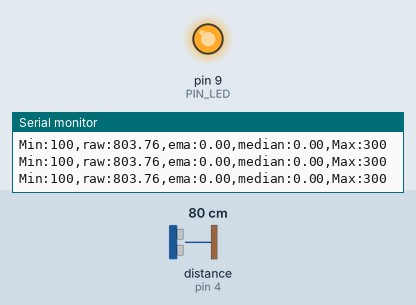
This sketch was run on a simulated Arduino Uno, built with avr-gcc and run on an emulated ATmega328P. On the bench: output pins drawn as LEDs (lit = HIGH), the last lines printed to the serial monitor. Wiring (inferred from the names in the program): ultrasonic range finder: trigger pin 12; echo pin 4. The test bench sets the inputs (shaded band); at power-on: distance to the obstacle (sensor on pin 4) 80 cm. The echo pulse lasts 58.3 µs per cm; pins used as bus, display or sensor lines are not drawn.

Above: at 1.2 s.
1.3 s: distance to the obstacle (sensor on pin 4) set to 18 cm
At 2.0 s:
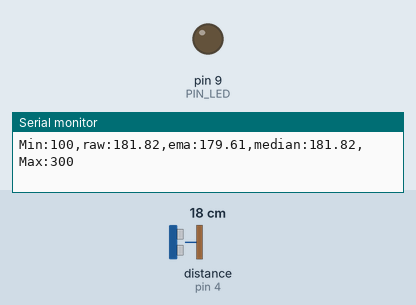
2.8 s: distance to the obstacle (sensor on pin 4) set to 2 cm
At 4.2 s:
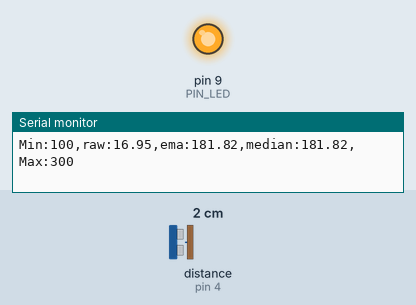
Timing chart, 0 to 5.8 s (numbered marks = the images above; inputs shaded):
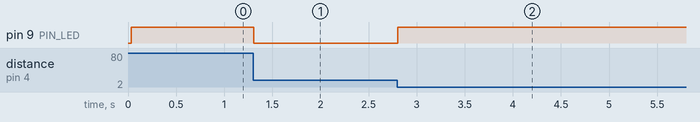

The sketch:

09_challange_1.ino
```cpp
// Arduino pin assignment
#define PIN_LED  9
#define PIN_TRIG 12
#define PIN_ECHO 4  //13->4(can't use 13th port)

// configurable parameters
#define SND_VEL 346.0     // sound velocity at 24 celsius degree (unit: m/sec)
#define INTERVAL 25       // sampling interval (unit: msec)
#define PULSE_DURATION 10 // ultra-sound Pulse Duration (unit: usec)
#define _DIST_MIN 100     // minimum distance to be measured (unit: mm)
#define _DIST_MAX 300     // maximum distance to be measured (unit: mm)

#define SCALE (0.001 * 0.5 * SND_VEL)     // coefficent to convert duration to distance

#define _EMA_ALPHA 0.25    // EMA weight of new sample (range: 0 to 1)
                          // Setting EMA to 1 effectively disables EMA filter.

#define SAMPLE_COUNT 30  //challange: N(case: 3, 10, 30)

// global variables
unsigned long last_sampling_time;   // unit: msec
float dist_ema;                     // EMA distance

float m_samples[SAMPLE_COUNT];

void setup() {
  // initialize GPIO pins
  pinMode(PIN_LED,OUTPUT);
  pinMode(PIN_TRIG,OUTPUT);
  pinMode(PIN_ECHO,INPUT);
  digitalWrite(PIN_TRIG, LOW);

  // initialize serial port
  Serial.begin(57600);

  InitSample();
}

void loop() {
  float dist_raw, dist_median;

  // wait until next sampling time.
  // millis() returns the number of milliseconds since the program started.
  // will overflow after 50 days.
  if (millis() < last_sampling_time + INTERVAL)
    return;

  // get a distance reading from the USS
  dist_raw = USS_measure(PIN_TRIG,PIN_ECHO);

  // Modify the below if-else statement to implement the range filter
  if ((dist_raw == 0.0) || (dist_raw > _DIST_MAX)) {
      dist_median = GetSampleMedian();
  } else if (dist_raw < _DIST_MIN) {
      dist_median = GetSampleMedian();
  } else {    // In desired Range
      dist_median = dist_raw;
      AddSample(dist_raw);
  }

  // Modify the below line to implement the EMA equation
  dist_ema = _EMA_ALPHA * dist_median + (1 - _EMA_ALPHA) * dist_ema;

  // output the distance to the serial port
  Serial.print("Min:"); Serial.print(_DIST_MIN);
  Serial.print(",raw:");  Serial.print(dist_raw);
  Serial.print(",ema:");  Serial.print(dist_ema);
  Serial.print(",median:"); Serial.print(dist_median);
  Serial.print(",Max:");  Serial.print(_DIST_MAX);
  Serial.println("");

  // do something here
  if ((dist_raw < _DIST_MIN) || (dist_raw > _DIST_MAX))
    digitalWrite(PIN_LED, 1);       // LED OFF
  else
    digitalWrite(PIN_LED, 0);       // LED ON

  // update last sampling time
  last_sampling_time += INTERVAL;
}

// get a distance reading from USS. return value is in millimeter.
float USS_measure(int TRIG, int ECHO)
{
  digitalWrite(TRIG, HIGH);
  delayMicroseconds(PULSE_DURATION);
  digitalWrite(TRIG, LOW);

  //return pulseIn(ECHO, HIGH, TIMEOUT) * SCALE; // unit: mm
  return pulseIn(ECHO, HIGH) * SCALE;

  // Pulse duration to distance conversion example (target distance = 17.3m)
  // - pulseIn(ECHO, HIGH, timeout) returns microseconds (음파의 왕복 시간)
  // - 편도 거리 = (pulseIn() / 1,000,000) * SND_VEL / 2 (미터 단위)
  //   mm 단위로 하려면 * 1,000이 필요 ==>  SCALE = 0.001 * 0.5 * SND_VEL
  //
  // - 예, pusseIn()이 100,000 이면 (= 0.1초, 왕복 거리 34.6m)
  //        = 100,000 micro*sec * 0.001 milli/micro * 0.5 * 346 meter/sec
  //        = 100,000 * 0.001 * 0.5 * 346
  //        = 17,300 mm  ==> 17.3m
}

void InitSample(){
  for(int i = 0; i < SAMPLE_COUNT; i++){
    m_samples[i] = _DIST_MAX + 1;
  }
}

void AddSample(float pDistance){
  int i = 0;
  for(; i < SAMPLE_COUNT; i++){
    if(m_samples[i] > _DIST_MAX){
      m_samples[i] = pDistance;
      SortSample();
      return;
    }
  }
  for(i = 0; i < SAMPLE_COUNT - 1; i++){
    m_samples[i] = m_samples[i + 1];
  }
  m_samples[SAMPLE_COUNT - 1] = pDistance;
  SortSample();
  return;
}

float GetSampleMedian(){
  int count = 0;
  for(int i = 0; i < SAMPLE_COUNT; i++){
    if(m_samples[i] > _DIST_MAX){
      break;
    }
    count++;
  }
  if(count == 0){
    return 0;
  }
  if(count % 2 == 0){
    return (m_samples[count - 2] + m_samples[count - 1]) / 2;
  }
  else{
    return m_samples[count - 1];
  }
}

void SortSample(){
  float temp;
  int targetIndex;
  for(int i = 0; i < SAMPLE_COUNT - 1; i++){
    temp = m_samples[i];
    targetIndex = i;
    for(int j = i + 1; j < SAMPLE_COUNT; j++){
      if(temp > m_samples[j]){
        temp = m_samples[j];
        targetIndex = j;
      }
    }
    if(targetIndex != i){
      m_samples[targetIndex] = m_samples[i];
      m_samples[i] = temp;
    }
  }
}
```

Measured:
- after the input at 1.3 s, pin 9 (PIN_LED): HIGH → LOW at once
- after the input at 2.8 s, pin 9 (PIN_LED): LOW → HIGH at once
